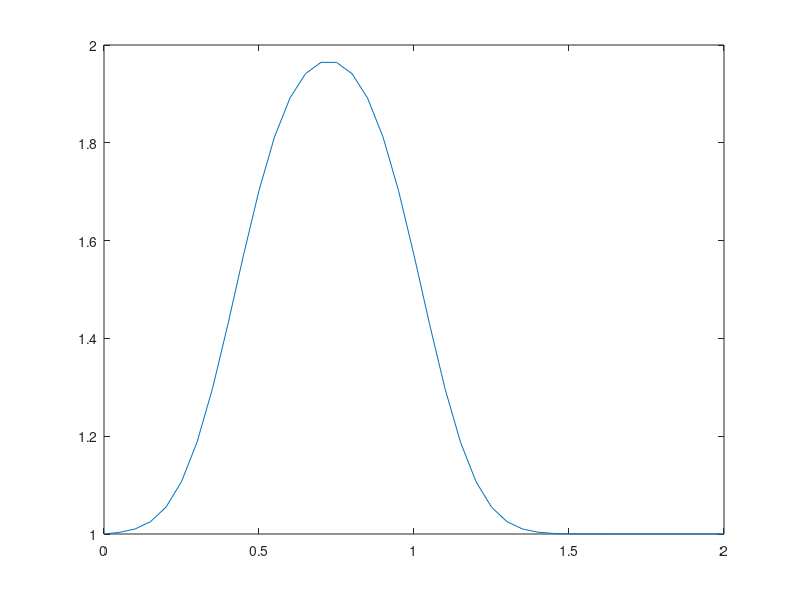

This figure's MATLAB source:
nx = 41;
dx = 2 / (nx - 1);
nt = 20;    %the number of timesteps we want to calculate
nu = 0.3;   %the value of viscosity
sigma = .2;
dt = sigma * dx^2 / nu; %CFL = u * dt/dx < CFL_max

u = ones(1,nx);
u(1,0.5/dx : 1/dx+1) = 2;

un = ones(1,nx);

for n = 1:nt
    un = u;
    for i = 2:nx-1
        u(i) = un(i) + nu * dt / dx^2 * (un(i+1) - 2 * un(i) + un(i-1));
    end
    plot(linspace(0, 2, nx), u);
    pause(0.1);
end